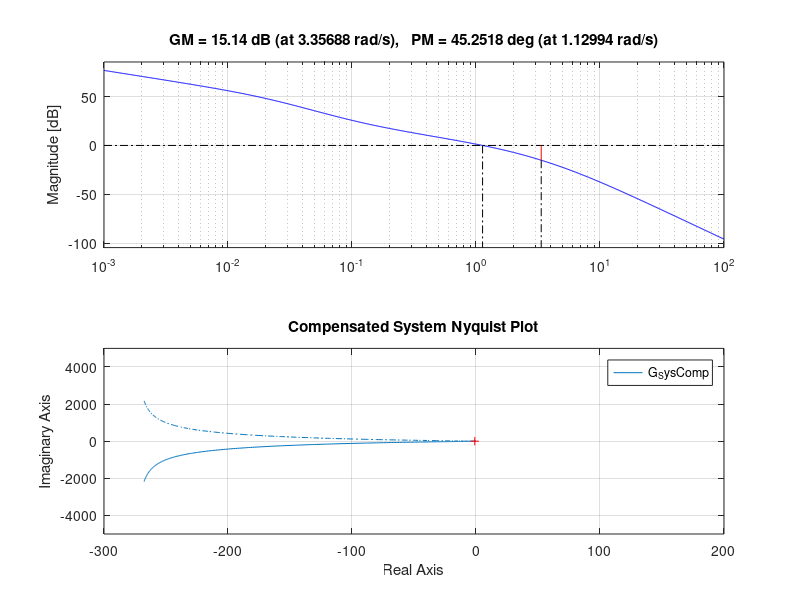

The MATLAB script that drew this image:
num = 84;
den = [1 8 12 0];
G = tf(num,den);
nyquist(G);
title ('Uncompensated Nyquist Plot');
Required_PM = 45+5;
phase_Required = - 180 + Required_PM;
[mag,phase,wout] = bode(G);
%Frequency at New Cross Over(Wc)
phase  = squeeze(phase);
Wc = interp1(phase,wout,phase_Required);
%Gain at Wc
mag = squeeze(mag);
NewGainNeeded = interp1(wout,20*log10(mag),Wc);
%The gain the lag compensator must provide
%Choosing the high freq break to be a decade below
zeroLag = Wc/10;
Beta = (10^(NewGainNeeded/20));%^-1;
poleLag = zeroLag/Beta;

Gc = tf([1 zeroLag],[1 poleLag ]);
%Compensated System
G_SysComp = Gc*G/Beta;
margin(G_SysComp);
nyquist(G_SysComp)
axis ([-300 200 -5000 5000])
title('Compensated System Nyquist Plot')
